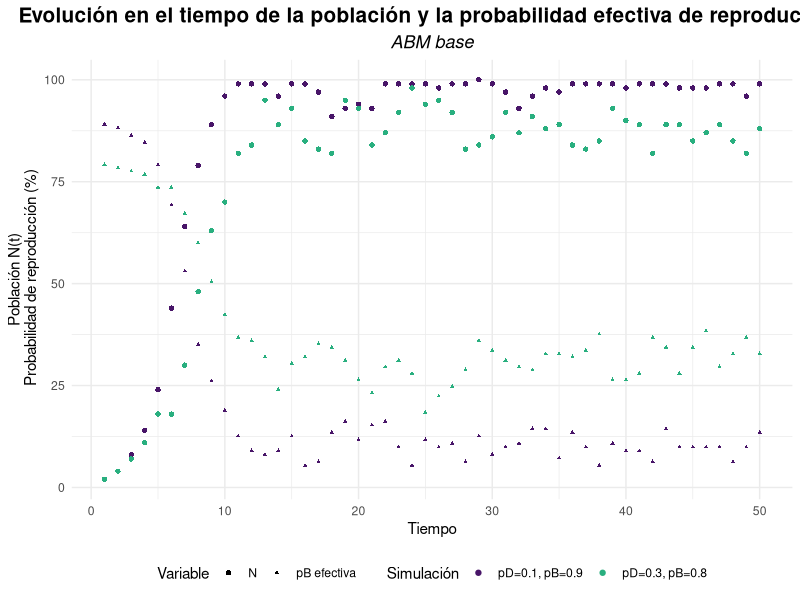
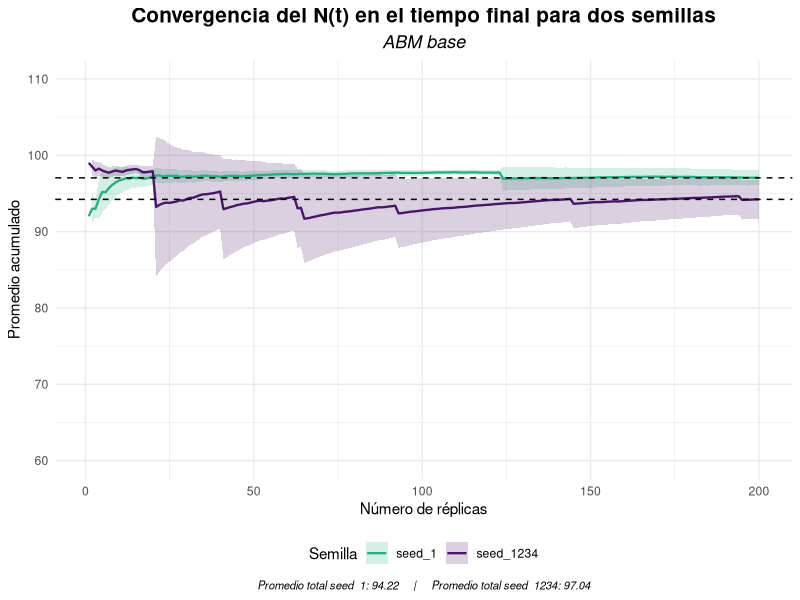
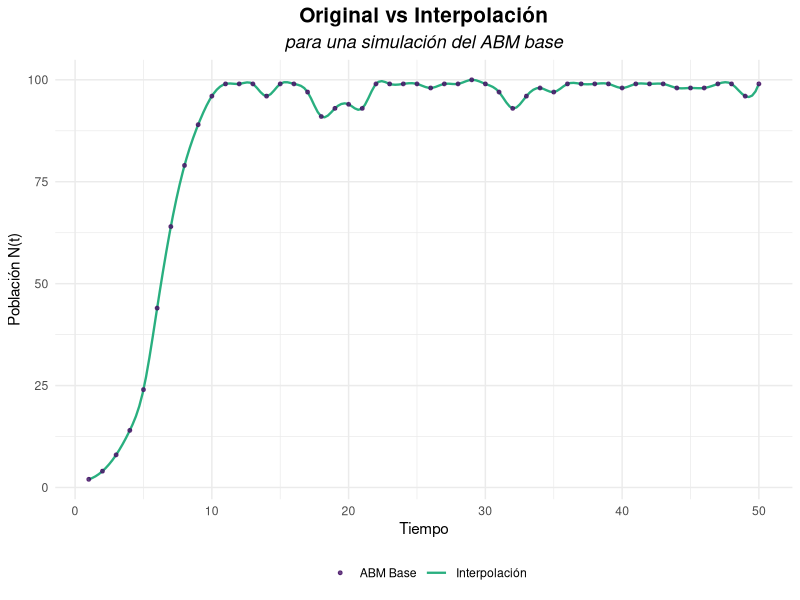
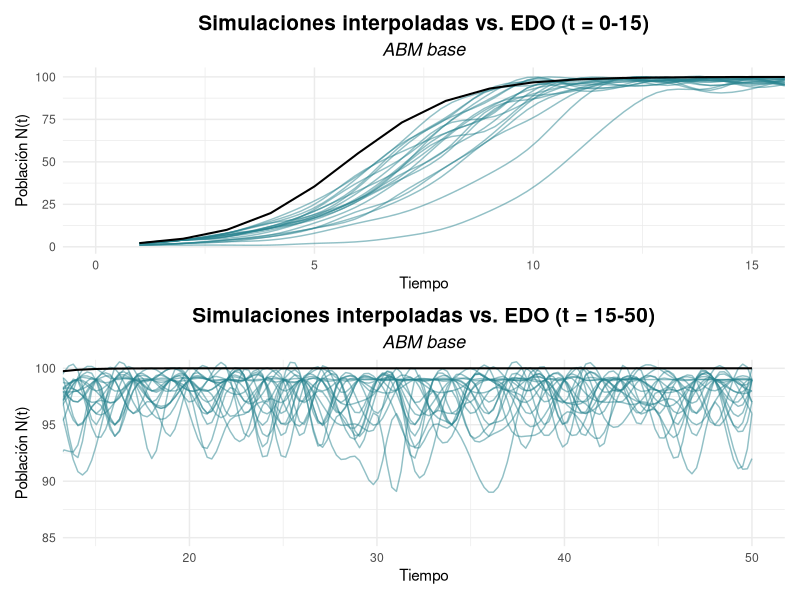
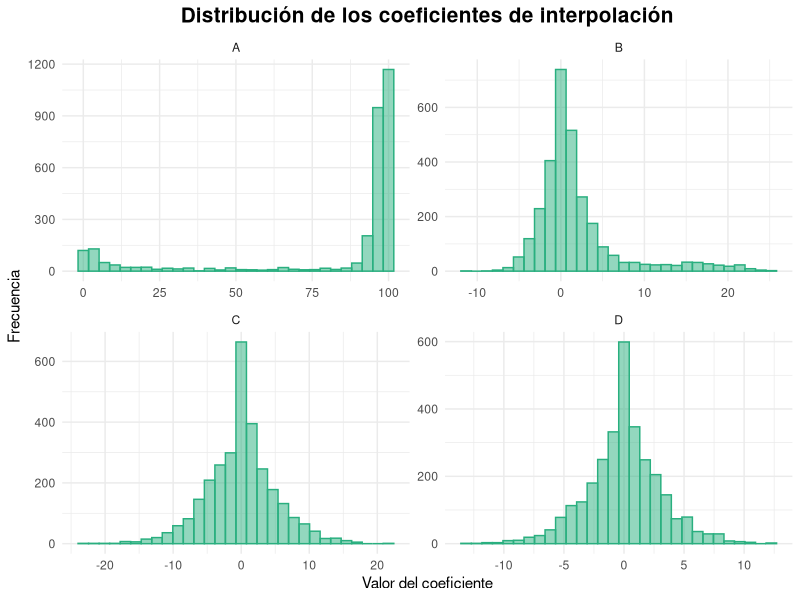
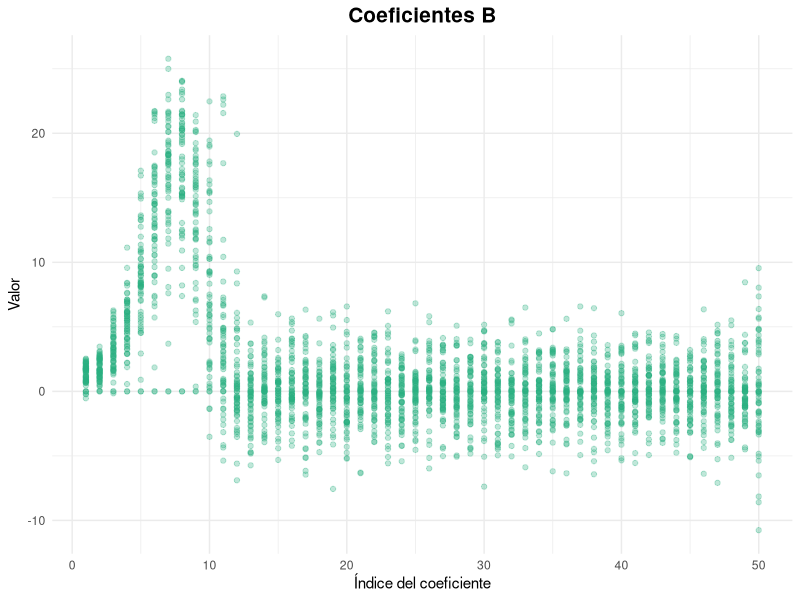
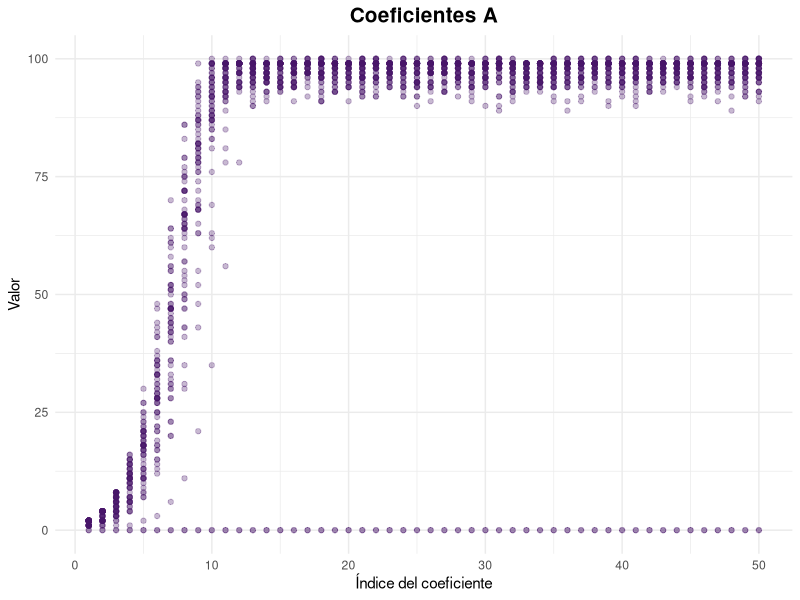
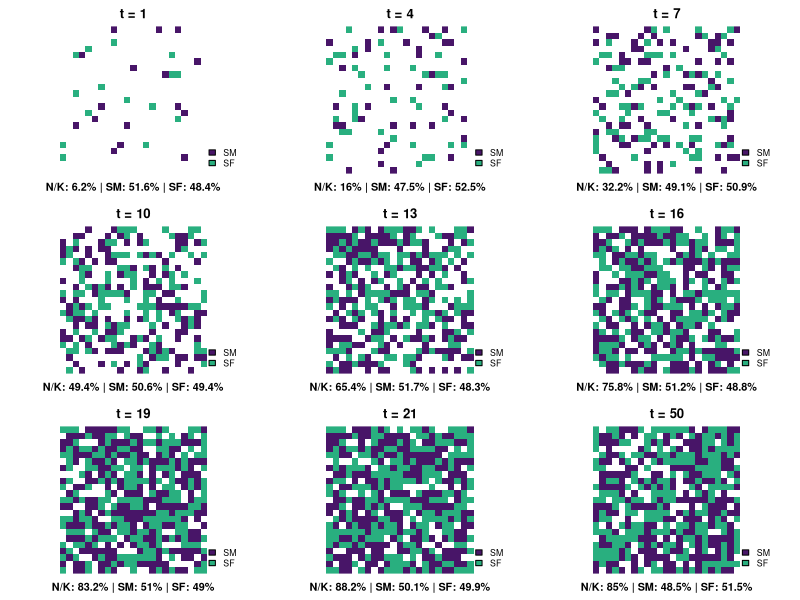

Here is the R script that generated these plots, in order: (Note: this script raises an error after producing the figures.)
## ---- chunk 1
#librerias
library(tidyverse)
library(parallel)
library(viridis)
library(splines)
library(patchwork)

RNGkind(kind = "Mersenne-Twister", normal.kind = "Inversion")
set.seed(1234)
## ---- chunk 2

ABM_base <- function(K, iter, p_death, p_birth, plot = FALSE) {
#K --> capacidad de carga del ambiente 
#iter --> numero de iteraciones // pasos de tiempo
#p_birth y p_death probabilidad inicial de reproduccion y muerte 
#N --> cantidad de individuos (variable de salida)
  
  #Inicializar el ABM
  #Creacion del ambiente
  
  habSize <- ceiling(sqrt(K)) #quemos una grilla LxL que pueda ocupar K individuos
  L <- habSize^2
  habitat <- rep(0, L) #habitad vacia
  
  #Cantidad inicial de agentes (1%)
  N0 <- round(0.01 * K) #se podria incorporar como parametro
  
  #Posicionar de forma aleatoria
  habitat[sample(1:L, N0)] <- 1 #1 = lleno
  
  #Lo que se busca monitonear es la cantidad de agentes en el tiempo
  N <- c() #crecieminto dinamico
  p_b <- c() #registrar variacion de la p_birth efectiva

  
  #ahora si
  
  for(t in 1:iter){
    
    vivos <- which(habitat == 1) #recuperar los indices donde el hab esta ocupado
    
    #MUERTES: a cada agente vivo se le asigna una probabilidad a partir de una unif(0,1). Si p < p_death --> r.i.p (equivalente a una ber(p))
    
    for(agente in vivos){
      if( runif(1) < p_death){
        habitat[agente] <- 0
      }
    }
    
    #NACIMIENTOS 
    #para simular el compartamiento logistico es necesario que la p_birth sea controlada por la carga del ambiente
    
    n <- sum(habitat == 1) #sumamos los vivos
    p_birth_K <- p_birth*(1 - n / K) #por la limitaciones de la carga, a medida que aumenta N, disminuye la prob de reproducirse
    
    
    for(agent in vivos){
      if (runif(1) < p_birth_K){
        libres <- which(habitat == 0) #ind de espacios libres en la grilla
        if(length(libres) > 0){ 
        habitat[sample(libres, 1)]  <- 1 #elijo un ind aleatorio para colocar
        }
      }
    }
    
  #Actualizar la cantidad de agentes
    
    N <- c(N, sum(habitat == 1))
    p_b <- c(p_b, p_birth_K)
  
    if(plot){ #graficar para cortes de tiempo // se ve como un QR:(
      if(t %in% seq(1, iter - iter/2, by = 5)){
         habCuadrado <- matrix(habitat, nrow=habSize, byrow=TRUE)
         image(habCuadrado, col = c("white","black"), axes = FALSE, asp = 1)
      }
    }

  }
  
df_N <- data.frame(N = N,
                   p = p_b,
                   t = 1:iter)

return(list( N = N,
             p_birth_eff = p_b,
             df_N = df_N))  
  
}
## ---- chunk 3
K <- 100
iter <- 50

set.seed(1234)
ABM_1 <- ABM_base(K, iter, 0.1, 0.9)
#los parametros que contralan la mortalidad y la natalidad los inicializamos de forma optima, dado que van a ir "empeorando" con el tiempo

set.seed(1234)
ABM_2 <- ABM_base(K, iter, 0.3, 0.8)

df <- bind_rows(
  ABM_1$df_N |>  mutate(simu = "pD=0.1, pB=0.9"),
  ABM_2$df_N |>  mutate(simu = "pD=0.3, pB=0.8")
)

ggplot(df) + geom_point(aes(x = t, y = N, color = simu, shape = "N")) +
  geom_point(aes(x = t, y = p*max(N), color = simu, shape = "pB efectiva"),
             size = 0.8) +
  labs(title = "Evolución en el tiempo de la población y la probabilidad efectiva de reproducción", subtitle = "ABM base",
       x = "Tiempo", 
       y = "Población N(t)\n Probabilidad de reproducción (%)", 
       color = "Parámetros") +
  scale_color_manual( values = viridis(20)[c(2,13)], name = "Simulación") +
  #scale_color_viridis(discrete = TRUE, option = "D") +
  scale_shape_manual(values = c("N" = 16, "pB efectiva" = 17),
    name = "Variable") +
  theme_minimal() +
  theme(plot.title = element_text(size = 15, face = "bold", hjust = 0.5),
        plot.subtitle = element_text(size = 13, face = "italic", hjust = 0.5),
        legend.position = "bottom")
 
## ---- chunk 4
#La EDO tiene sol analitica
sol_EDO <- function(t, K, N0, r) {
  (K*N0*exp(r*t))/ (K + N0*(exp(r*t) - 1))
}

sols <-function(t, K, N0, r) {
  soluciones <- c()
  for (i in 1:t) {
    soluciones <- c(soluciones, sol_EDO(i, K, N0, r))
  }
  return(soluciones)
}

soluciones <- sols(iter, K, 1, 0.8) 
#r = pB - pD
#lines(t, sols, type = "l")
## ---- chunk 5
#Para paremtros optimos realizamos n replicas

simulacion_n <- function(n){
  sims <- matrix(NA, nrow = n, ncol = iter) 
  for (i in 1:n) {
    res <- ABM_base(K, iter, 0.1, 0.9)
    sims [i, ] <- res$N
  }
  return(sims)
}
## ---- chunk 6
#Necesitamos determinar el numero de replicas adecuado
#Analisis de convergencia 

analisis_conver <- function(sims){
  #Metrica: N final
final_N <- sims[, iter] 
acum_mean <- cumsum(final_N)/(1:length(final_N))

#Agregamos ademas medidas de dispersion 
acum_var <- sapply(1:length(final_N), function(m){
  var(final_N[1:m])/m
})

acum_se <- sqrt(acum_var) #error estandar 


df <- data.frame(
  replicas = 1:length(acum_mean),
  mean = acum_mean,
  se = acum_se)
  
}
## ---- chunk 7
#Por sensibilidad del modelo a la incializacion de los numeros aleatorios comparamos dos semillas

set.seed(1234)
sims_1 <- simulacion_n(200) 
df_1 <- analisis_conver(sims_1)
df_1$sim <- "seed_1234"
mu_1 <- mean(sims_1[, iter])

set.seed(1)
sims_2 <- simulacion_n(200) 
df_2 <- analisis_conver(sims_2)
df_2$sim <- "seed_1"
mu_2 <- mean(sims_2[, iter])

df_ambas <- rbind(df_1, df_2)

## ---- chunk 8

ggplot(df_ambas, aes(x = replicas, y = mean, color = sim, fill = sim)) +
  #"banda" de confianza asumiendo aproximacion normal 
  geom_ribbon(aes(ymin = mean - 1.96*se, 
                  ymax = mean + 1.96*se), 
              alpha = 0.2, color = NA) +
  
  geom_line(size = 0.8) +
  #promedio total
  geom_hline(yintercept = mu_1, linetype = "dashed") +
  geom_hline(yintercept = mu_2, linetype = "dashed") +
  
  #geom_text(inherit.aes = FALSE, aes(x = -1, y = mu_1, label = round(mu_1, 1)),
            #vjust = -0.4, hjust = 1, size = 3, fontface = "plain",
            #alpha = 0.7) +
  
  scale_color_manual(values = c(viridis(20)[13], viridis(20)[2])) +
  scale_fill_manual(values = c(viridis(20)[13], viridis(20)[2])) +
  
  scale_y_continuous(limits = c(60, 110)) +
  
  labs(title = "Convergencia del N(t) en el tiempo final para dos semillas",
       subtitle = "ABM base",
       x= "Número de réplicas",
       y = "Promedio acumulado",
       color = "Semilla", fill = "Semilla",
       caption = paste0("Promedio total seed_1: ", round(mu_1, 2),"     |     ",
                        "Promedio total seed_1234: ", round(mu_2, 2))) +
  theme_minimal() +
  theme(plot.title = element_text(size = 15, face = "bold", hjust = 0.5),
        plot.subtitle = element_text(size = 13, hjust = 0.5, face = "italic"),
        plot.caption = element_text(size = 8, hjust = 0.5, face = "italic"),
        legend.position = "bottom")

## ---- chunk 9

#Se estabiliza en n > 50
set.seed(1234)
sim <- simulacion_n(60)

#INTERPOLACION
interpolar_sims <- function(sims) {
  n <- nrow(sims)
  t <- 1:ncol(sims)
  interpolated <- matrix(NA, nrow = n, ncol = 200)
  for (i in 1:n) {
    new_points<- spline(t, sims[i,], 200)
    interpolated [i,] <- new_points$y
  }
  return(interpolated)
}

sim_splines <- interpolar_sims(sim) #nSim x nPuntos (200)
## ---- chunk 10

df_EDO <- data.frame(
  t = 1:length(sim[1, ]),
  N_EDO = soluciones
)

t200 <- seq(1, iter, length.out = 200) #ajustar el escala de las spline

df_spline <- sim_splines |> as.data.frame() |> setNames(1:200) |> 
  mutate(sim = row_number()) |> 
  pivot_longer(cols = -sim, names_to = "index", values_to = "N_interp") |> 
  mutate(index = as.numeric(index),t = t200[index])


#Comparacion de una simulacion con su interpolacion
df_sim1 <- data.frame(
  t = 1:length(sim[1, ]),
  N = sim[1, ]
)

ggplot() + geom_line(data = df_spline |>  filter(sim == 1), size = 0.8,
    aes(x = t, y = N_interp, color = "Interpolación")) +
  
           geom_point(data = df_sim1, size = 1, alpha = 0.8,
    aes(x = t, y = N, color = "ABM Base")) +
  
    scale_color_manual(values = viridis(20)[c(2, 13)],name = "") +
    labs(title = "Original vs Interpolación", 
         subtitle = "para una simulación del ABM base",
          x = "Tiempo", y = "Población N(t)") +
  
    theme_minimal() +
    theme(plot.title = element_text(size = 15, face = "bold", hjust = 0.5),
          plot.subtitle = element_text(size = 13, face = "italic", hjust = 0.5),
          legend.position = "bottom")

## ---- chunk 11

#Para menos ruido grafico se eligen de forma aleatoria un tercio de las simualciones
set.seed(1234)
subset_idx <- sample(1:nrow(sim_splines), 20)
df_spline_sub <- df_spline |> filter(sim %in% subset_idx)

p15 <- ggplot() +
  geom_line(data = df_spline_sub, aes(x = t, y = N_interp, group = sim), 
            color=viridis(10)[5], alpha = 0.5) +
  geom_line(data = df_EDO, aes(x = t, y = N_EDO),
            color = "black", size = 0.7) +
  #scale_color_viridis_c(end = 0.8) +
  coord_cartesian(xlim = c(0, 15)) +
  labs(title = "Simulaciones interpoladas vs. EDO (t = 0-15)",
       subtitle = "ABM base",
       x = "Tiempo",y = "Población N(t)") +
  theme_minimal() +
  theme(plot.title = element_text(size = 15, face = "bold", hjust = 0.5),
        plot.subtitle = element_text(size = 13, face = "italic", hjust = 0.5),
        legend.position = "right")

p50 <- ggplot() +
  geom_line(data = df_spline_sub, aes(x = t, y = N_interp, group = sim), 
            color=viridis(10)[5], alpha = 0.5) +
  geom_line(data = df_EDO, aes(x = t, y = N_EDO),
            color = "black", size = 0.7) +
  #scale_color_viridis_c(end = 0.8) +
  coord_cartesian(xlim = c(15, iter), ylim = c(85, 100)) +
  labs(title = "Simulaciones interpoladas vs. EDO (t = 15-50)",
       subtitle = "ABM base",
       x = "Tiempo",y = "Población N(t)") +
  theme_minimal() +
  theme(plot.title = element_text(size = 15, face = "bold", hjust = 0.5),
        plot.subtitle = element_text(size = 13, face = "italic", hjust = 0.5),
        legend.position = "right")

p15/p50
## ---- chunk 12
#coeficientes de los splines
coef_splines <- function(sims) {
  n <- nrow(sims)
  t <- 1:ncol(sims)
  interpolated <- vector("list", n)
  poly_spline <- vector("list", n)
  coefs <- vector("list", n)
  
  for (i in 1:n) {
    interpolated[[i]] <- interpSpline(t, sims[i,]) # spline cúbica en base B
    coefs[[i]] <- coef(interpolated[[i]]) # coeficientes a, b, c, d
  }
  
  return(coefs)
}

coeficientes <- coef_splines(sim)

#estudio de coeficientes

#cada coeficiente por separado
coefs_total <- function(coeficientes) {
  n_sims <- length(coeficientes)
  t <- nrow(coeficientes[[1]])
  
  coefs_mat <- matrix(NA, nrow = n_sims * t, ncol = 4)
  
  fila <- 1
  
  for (i in 1:n_sims) {
    coef_i <- coeficientes[[i]]  # matriz 60 × 4
    
    coefs_mat[fila:(fila + t - 1), ] <- coef_i
    
    fila <- fila + t
  }
  
  colnames(coefs_mat) <- c("A", "B", "C", "D")
  
  return(coefs_mat)
}

coef_globales <- coefs_total(coeficientes)

summary(coef_globales)
sd_B <- sd(coef_globales[,2])
sd_C <- sd(coef_globales[,3])

# Graficarlos con facet_wrap
coef_glob_df <- as.data.frame(coef_globales)
coef_long <- pivot_longer(coef_glob_df, cols = A:D, names_to = "coef", values_to = "valor")


ggplot(coef_long, aes(x = valor)) +
  geom_histogram(fill = viridis(20)[13], color = viridis(20)[13], alpha = 0.5) +
  facet_wrap(~coef, scales = "free") +
  theme_minimal() +
  labs(x = "Valor del coeficiente", y = "Frecuencia",
       title = "Distribución de los coeficientes de interpolación") +
  theme(plot.title = element_text(size = 15, face = "bold", hjust = 0.5),
    legend.position = "right")


#extraer coeficientes 
extraer_coef<-function(letra) {
  
  t <- nrow(coeficientes[[1]])   # 50
  n_sims <- length(coeficientes) # 60
  # tomo la columna
  vals <- coef_globales[, letra]
  # convierto a matriz de 60 filas × 50 columnas
  matriz <- matrix(vals, nrow = n_sims, ncol = t, byrow = TRUE)#lleno la mtriz fila por fila con valores de B de a 50
  #nombres
  colnames(matriz) <- paste0(letra, 1:t)
  rownames(matriz) <- paste0("sim", 1:n_sims)
  
  return(matriz)
}

matrizA <- extraer_coef('A')
matrizB <- extraer_coef('B')

#paso a df
matrizB_df <- data.frame(matrizB)
matrizB_df <-mutate(matrizB_df, sim = rownames(matrizB_df))

matrizA_df <- data.frame(matrizA)
matrizA_df <-mutate(matrizA_df, sim = rownames(matrizA_df))

#paso a long para geom_point
matrizB_df_long <- pivot_longer( matrizB_df,
    cols = starts_with("B"),
    names_to = "coef_num",
    values_to = "valor"
  )
matrizB_df_long <- mutate(matrizB_df_long, coef_num = as.numeric(str_remove(coef_num, "B")))

matrizA_df_long <- pivot_longer( matrizA_df,
    cols = starts_with("A"),
    names_to = "coef_num",
    values_to = "valor"
  )
matrizA_df_long <- mutate(matrizA_df_long, coef_num = as.numeric(str_remove(coef_num, "A")))

ggplot(matrizB_df_long, aes(x = coef_num, y = valor)) +
  geom_point(alpha = 0.3, color=viridis(20)[13]) +
  theme_minimal() +
  labs(title = "Coeficientes B",
       x = "Índice del coeficiente",
       y = "Valor") +
  theme(plot.title = element_text(size = 15, face = "bold", hjust = 0.5))

ggplot(matrizA_df_long, aes(x = coef_num, y = valor)) +
  geom_point(alpha = 0.3, color=viridis(20)[2]) +
  theme_minimal() +
  labs(title = "Coeficientes A",
       x = "Índice del coeficiente",
       y = "Valor") +
  theme(plot.title = element_text(size = 15, face = "bold", hjust = 0.5))
## ---- chunk 13
ABM_ext <- function(K, iter, p_death, p_birth, r = 1, plot = FALSE) {
  
  timestamps <- c(1, 4, 7, 10, 13, 16, 19, 21, iter)
  timestamps_plot <- list()
  
  
  habSize <- ceiling(sqrt(K))
  L <- habSize^2
  habitat <- rep(0, L)
  
  N0 <- round(0.05 * K) #Para evitar extincion subita inicamos con mas agentes
  
  habitat[sample(1:L, N0)] <- 1 
  N <- c() 
  p_b <- c()
  
  #a cada agente inicial le asigno un sexo bio (1= fem 0 = masc) con ber(0.5)
  bio_sex <- rep(NA, L)
  bio_sex[which(habitat ==1)] <- rbinom(N0, 1, 0.5)
  
  #los N0 arrancan tambien con edad cero "recien colocado"
  #la edad maxima es la cantidad de iteraciones / lapso max de tiempo
  edad <- rep(0, L) 
  
  for(t in 1:iter){
    
    vivos <- which(habitat == 1) 
    
    #ENVEJECER 
    edad[vivos] <- edad[vivos] + 1
    
    #MUERTE
    
    for(agente in vivos){
       #riesgo: p_death base * (1 + r * edad / edad_max) // edad_max = iter
      p_death_eff <- p_death * (1 + r * (edad[agente] / iter))
      p_death_eff <- min(p_death_eff, 1)  # evitar >1
      
      if( runif(1) < p_death){
        habitat[agente] <- 0
        bio_sex[agente] <- NA
        edad[agente] <- 0
      }
    }
    
    #NACIMIENTOS 
    
    n <- sum(habitat == 1) 
    p_birth_K <- p_birth*(1 - n / K) 
    
    for(agent in vivos){
      if(!is.na(bio_sex[agent]) & bio_sex[agent] == 1) {
        if (runif(1) < p_birth_K){
            libres <- which(habitat == 0) 
            if(length(libres) > 0){ 
              i <- sample(libres, 1)
              habitat[i]  <- 1 
              bio_sex[i] <- rbinom(1, 1, 0.5)
              edad[i] <- 0
            }
        }
      }
    }
    
  #Actualizar la cantidad de agentes
    
    N <- c(N, sum(habitat == 1))
    p_b <- c(p_b, p_birth_K)
    
    if(plot) {
    
    plot_grid <- rep(0, L)
    plot_grid[which(habitat == 1 & bio_sex == 0)] <- 1
    plot_grid[which(habitat == 1 & bio_sex == 1)] <- 2
    
    
    if(t %in% timestamps){
        
      habCuadrado <- matrix(plot_grid, nrow=habSize, byrow=TRUE)
      timestamps_plot[[as.character(t)]] <- list(grid = habCuadrado)
      #title(main = paste("Iteración", t, " - N =", N[length(N)]))
    }
    
    }
  
  }
  
  df_N <- data.frame(N = N, p = p_b, t = 1:iter)
  
return(list(N = N, plot = timestamps_plot, df_N = df_N))
  
}

## ---- chunk 14
K <- 500
set.seed(1234)
ABM_3 <- ABM_ext(K, iter, 0.1, 0.9, plot = TRUE)

par(mfrow=c(3,3), mar=c(2,2,2,2))
for(name in names(ABM_3$plot)){
  
  grid <- ABM_3$plot[[name]]$grid
  
  image(grid[nrow(grid):1,], col=c("white", viridis(20)[2], viridis(20)[13]), 
        axes=FALSE, asp = 1)
  title(paste("t =", name))
  
  # Calcular %
  n_SM <- sum(grid == 1)
  n_SF <- sum(grid == 2)
  n_total <- n_SM + n_SF
  ocupacion <- round(100 * n_total / K, 1)
  prop_SM <- round(100 * n_SM / n_total, 1)
  prop_SF <- round(100 * n_SF / n_total, 1)
  
    # Texto debajo en negrita
  mtext(paste0("N/K: ", ocupacion, "% | SM: ", prop_SM,
               "% | SF: ", prop_SF, "%"), side=1, line=0.5, cex=0.65, font=2)
  legend("bottomright", legend=c("SM","SF"), 
         fill= c(viridis(20)[2], viridis(20)[13]), bty="n", cex=0.8)
}

## ---- chunk 15
#GRAFICAR CURVA
set.seed(1234)
ABM_4 <- ABM_ext(K, iter, 0.3, 0.8)

df <- bind_rows(
  ABM_3$df_N |>  mutate(simu = "pD=0.1, pB=0.9"),
  ABM_4$df_N |>  mutate(simu = "pD=0.3, pB=0.8")
)

ggplot(df) + geom_point(aes(x = t, y = N, color = simu)) +
  #geom_point(aes(x = t, y = p*max(N), color = simu, shape = "pB efectiva"),
             #size = 0.8) +
  labs(title = "Evolución en el tiempo de la población", 
       subtitle = "ABM extendido",
       x = "Tiempo", 
       y = "Población N(t)", 
       color = "Parámetros") +
  scale_color_manual( values = viridis(20)[c(2,13)], name = "Simulación") +
  #scale_color_viridis(discrete = TRUE, option = "D") +
  #scale_shape_manual(values = c("N" = 16, "pB efectiva" = 17),
    #name = "Variable") +
  theme_minimal() +
  theme(plot.title = element_text(size = 15, face = "bold", hjust = 0.5),
        plot.subtitle = element_text(size = 13, face = "italic", hjust = 0.5),
        legend.position = "bottom")
## ---- chunk 16
#Analisis de convergencia para ABM extendido

simulacion_n_ext <- function(n, pD, pB){
  sims <- matrix(NA, nrow = n, ncol = iter) 
  for (i in 1:n) {
    res <- ABM_ext(500, iter, pD, pB)
    sims [i, ] <- res$N
  }
  return(sims)
}

set.seed(1234) #estaria bueno paralelizar esto tbm pero bueno
sims_3 <- simulacion_n_ext(200, 0.1, 0.9) 
df_3 <- analisis_conver(sims_3)
df_3$sim <- "pD=0.1, pB=0.9"
mu_3 <- mean(sims_3[, iter])

set.seed(1234)
sims_4 <- simulacion_n_ext(200, 0.3, 0.9) 
df_4 <- analisis_conver(sims_4)
df_4$sim <- "pD=0.3, pB=0.9"
mu_4 <- mean(sims_4[, iter])

#df_ambas_ext <- rbind(df_3, df_4)
## ---- chunk 17

p3 <- ggplot(df_3, aes(x = replicas, y = mean)) +
  #"banda" de confianza asumiendo aproximacion normal 
  geom_ribbon(aes(ymin = mean - 1.96*se, 
                  ymax = mean + 1.96*se), 
              alpha = 0.2, color = NA, fill = viridis(20)[13]) +
  geom_line(size = 0.8, color = viridis(20)[13]) +
  #promedio total
  geom_hline(yintercept = mu_3, linetype = "dashed") +

  labs(title = "Convergencia del N(t) en el tiempo final con pD = 0.1 pB = 0.9",
       subtitle = "ABM extendido",
       x= "Número de réplicas",
       y = "Promedio acumulado",
       caption = paste0("Promedio total: ", round(mu_3, 2))) +
  theme_minimal() +
  theme(plot.title = element_text(size = 15, face = "bold", hjust = 0.5),
        plot.subtitle = element_text(size = 13, hjust = 0.5, face = "italic"),
        plot.caption = element_text(size = 10, hjust = 0.5, face = "italic"),
        legend.position = "bottom")


p4 <- ggplot(df_4, aes(x = replicas, y = mean)) +
  #"banda" de confianza asumiendo aproximacion normal 
  geom_ribbon(aes(ymin = mean - 1.96*se, 
                  ymax = mean + 1.96*se), 
              alpha = 0.2, color = NA, fill = viridis(20)[2]) +
  geom_line(size = 0.8, color = viridis(20)[2]) +
  #promedio total
  geom_hline(yintercept = mu_4, linetype = "dashed") +
  
  labs(title = "Convergencia del N(t) en el tiempo final con pD = 0.3 pB = 0.9",
       subtitle = "ABM extendido",
       x= "Número de réplicas",
       y = "Promedio acumulado",
       caption = paste0("Promedio total: ", round(mu_4, 2))) +
  theme_minimal() +
  theme(plot.title = element_text(size = 15, face = "bold", hjust = 0.5),
        plot.subtitle = element_text(size = 13, hjust = 0.5, face = "italic"),
        plot.caption = element_text(size = 10, hjust = 0.5, face = "italic"),
        legend.position = "bottom")

p3 / p4
## ---- chunk 18
#Barrido con p_death variable y p_birth fijo (0.9)
#codigo palelizado para mayor eficiencia
sens_paral <- function(K = 500, iter = 60, p_birth = 0.9, reps = 150, 
                       p_death = seq(0, 0.5, by = 0.05)) {
  
  t0 <- Sys.time()
  p_len <- length(p_death)
  
  cores <- detectCores() - 1
  cl <- makeCluster(cores)
  
  #Exportar funciones necesarias
  clusterExport(cl,varlist = c("ABM_ext"),envir = .GlobalEnv)
  clusterSetRNGStream(cl, 123)
  #clusterSetRNGStream(cl, iseed = seed)
  
  #Monitorear
  extincion <- numeric(p_len)
  t_hasta_ext_prom <- numeric(p_len)
  
  #PARA LUEGO GRAFICAR NECESITAMOS PROMEDIAR LAS REPS (punto a punto)
  mean_N <- matrix(0, nrow = iter, ncol = p_len)
  var_N <- matrix(0, nrow = iter, ncol = p_len)
  
  for (i in 1:p_len) {
    pd <- p_death[i]
    
    #Ejecutar reps en paralelo
    runs_list <- parLapply(cl, 1:reps, function(r) {
      ABM_ext(K = K, iter = iter, p_death = pd, p_birth = p_birth)$N
    })
    
    #Pasar lista a matriz reps × iter
    runs <- do.call(rbind, runs_list)
    
    mean_N[ ,i] <- colMeans(runs)
    var_N[ ,i]  <- apply(runs, 2, var)
    
    #Extinción
    t_ext <- apply(runs, 1, function(x) {
      if(any(x == 0)) which(x == 0)[1] else Inf
    })
    
    extincion[i] <- mean(t_ext < Inf)
    t_hasta_ext_prom[i] <- ifelse(all(extincion[i] == 0), 
                                  NA, 
                                  mean(t_ext[t_ext < Inf]))
  }
  
  stopCluster(cl)
  
  list(p_death = p_death,
       mean_N = mean_N,
       var_N = var_N,
       extincion_prob = extincion,
       t_hasta_ext_prom = t_hasta_ext_prom,
       t_eje = (t0 - Sys.time()))
}


## ---- chunk 19
#paciencia con este que tiene que hacer mucha cosa
p_death_vals <- seq(0.2, 0.35, by = 0.005)
set.seed(1234)
res <- sens_paral(p_death = p_death_vals, iter = iter)

## ---- chunk 20

#Mean_N es una matriz --> pasar a formato long
df_long <- data.frame(
  time = rep(1:nrow(res$mean_N), times = length(res$p_death)),
  p_death = rep(res$p_death, each = nrow(res$mean_N)),
  mean = as.vector(res$mean_N),
  var = as.vector(res$var_N),
  se = sqrt(as.vector(res$var_N) / 150) #reps = 150
)

N0 <- round(0.05 * 500) 

ggplot(df_long, aes(x = time, y = mean, color = p_death, group = p_death)) +
  geom_ribbon(aes(ymin = mean - 1.96*se, ymax = mean + 1.96*se,
                  fill = p_death), alpha = 0.2, color = NA) +
  geom_line(size = 0.8) +
  geom_hline(yintercept = N0, linetype = "dashed", size = 0.8) +
  
  #geom_text(inherit.aes = FALSE, aes(x = 1, y = N0, label = paste0("N0 = ", N0)),
  #color = "black", hjust = -0.1,vjust = -0.5,size = 3) +
  
  annotate("text", x = -1, y = N0 - 20, label = paste0("N incial = ", N0),
         color = "black", hjust = -0.1, vjust = -0.5, size = 3) +

  labs(color = expression(italic("p_death")),
       x = "Tiempo",
       y = "Población N(t) promedio",
       title = "Evolución en el tiempo de N(t) para distintos valores de p_death",
       subtitle = "ABM extendido") +
  scale_color_viridis_c(option = "D") +
  scale_fill_viridis_c() +
  guides(fill = "none") +  
  theme_minimal() +
  theme(plot.title = element_text(size = 15, face = "bold", hjust = 0.5),
        plot.subtitle = element_text(size = 13, hjust = 0.5, face = "italic"),
        legend.position = "right")

## ---- chunk 21
df_EDO_long <- do.call(rbind, lapply(p_death_vals, function(pd) {
  
  r <- 0.9 - pd 
  N_EDO <- sols(iter, K, N0, r)
  
  data.frame(time = 1:iter, p_death = pd, N_EDO = N_EDO) }))


ggplot(df_EDO_long, aes(x = time, y = N_EDO, color = p_death, group = p_death)) +

  geom_line(size = 0.8) +
  geom_hline(yintercept = N0, linetype = "dashed", size = 0.8) +
  
  #geom_text(inherit.aes = FALSE, aes(x = 1, y = N0, label = paste0("N0 = ", N0)),
  #color = "black", hjust = -0.1,vjust = -0.5,size = 3) +
  
  annotate("text", x = 1, y = N0 - 20, label = paste0("N incial = ", N0),
         color = "black", hjust = -0.1, vjust = -0.5, size = 3) +

  labs(color = expression(italic("p_death")),
       x = "Tiempo",
       y = "Población N(t)",
       title = "Solución de la EDO para distintos valores de p_death") +
  scale_color_viridis_c(option = "D") +
  scale_fill_viridis_c() +
  coord_cartesian(xlim = c(0,25)) +
  guides(fill = "none") +  
  theme_minimal() +
  theme(plot.title = element_text(size = 15, face = "bold", hjust = 0.5),
        plot.subtitle = element_text(size = 13, hjust = 0.5, face = "italic"),
        legend.position = "right")



